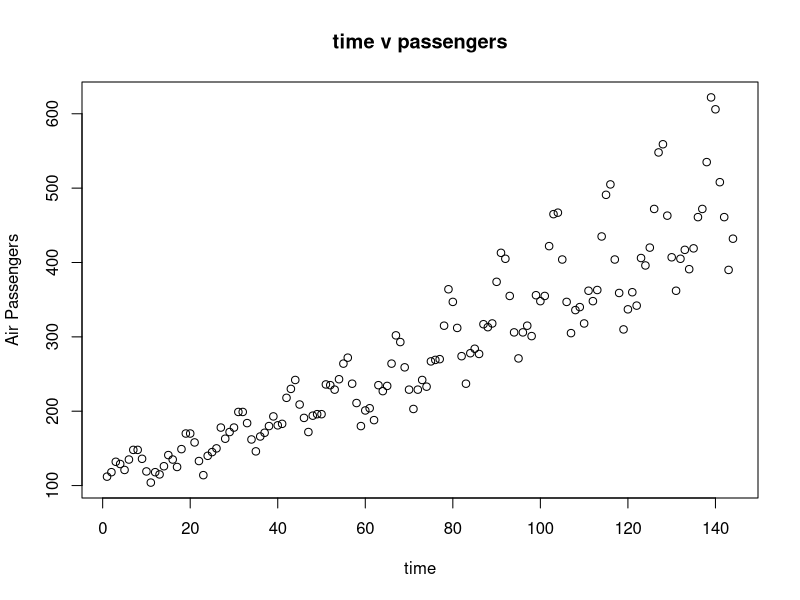
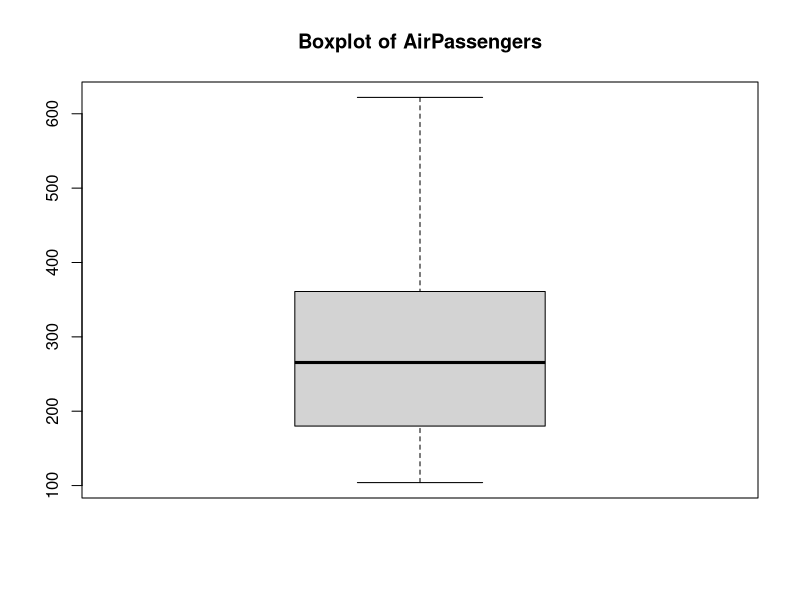
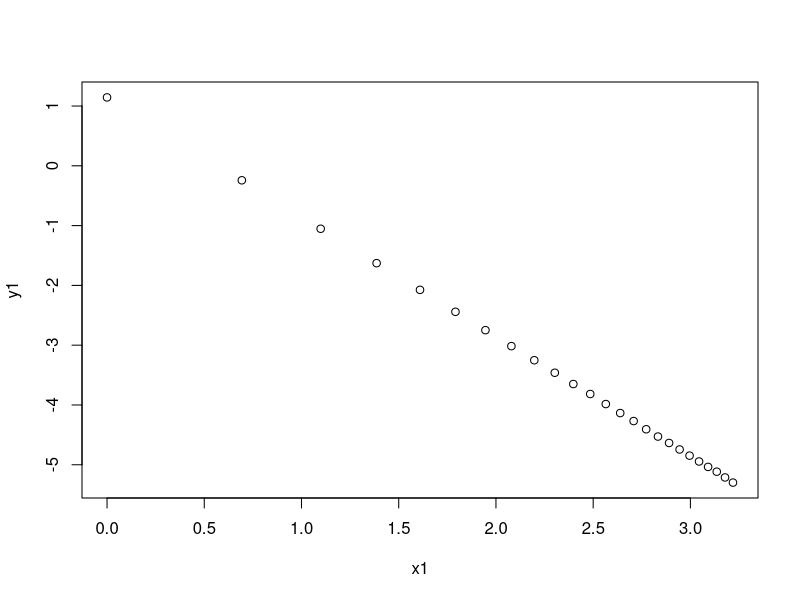
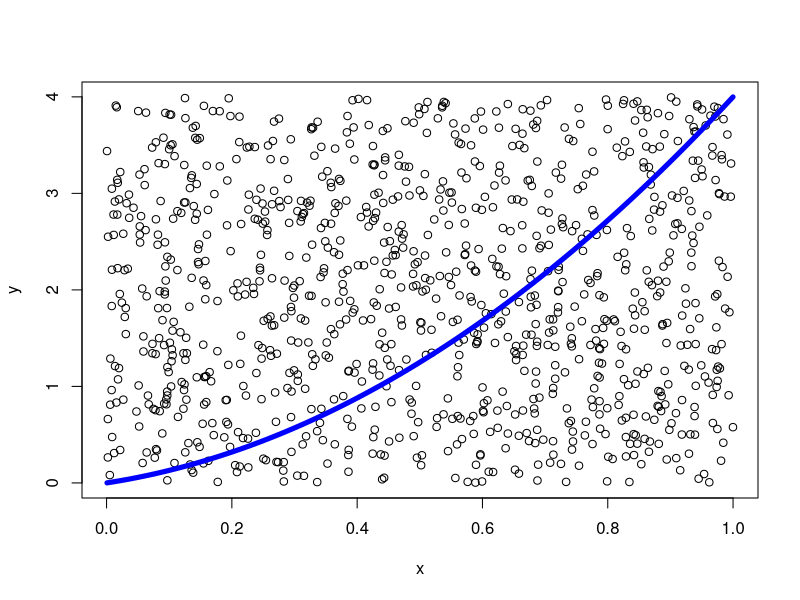
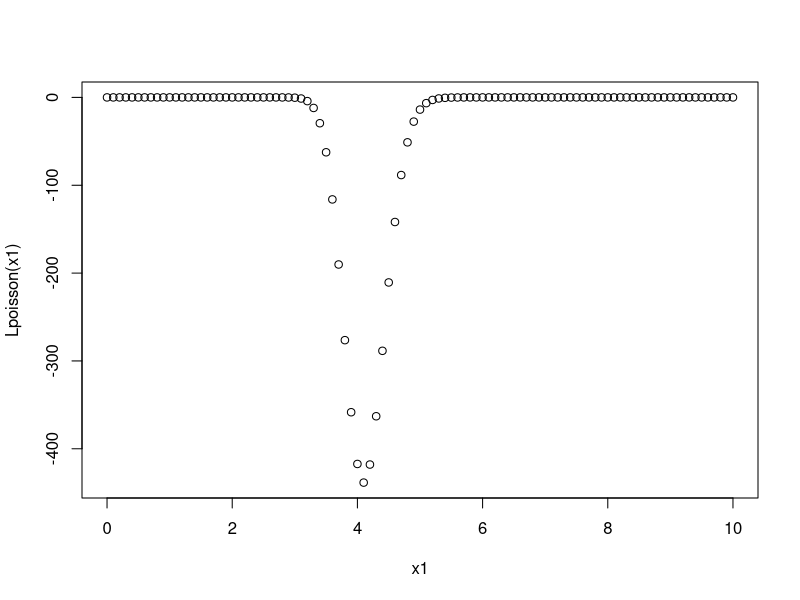
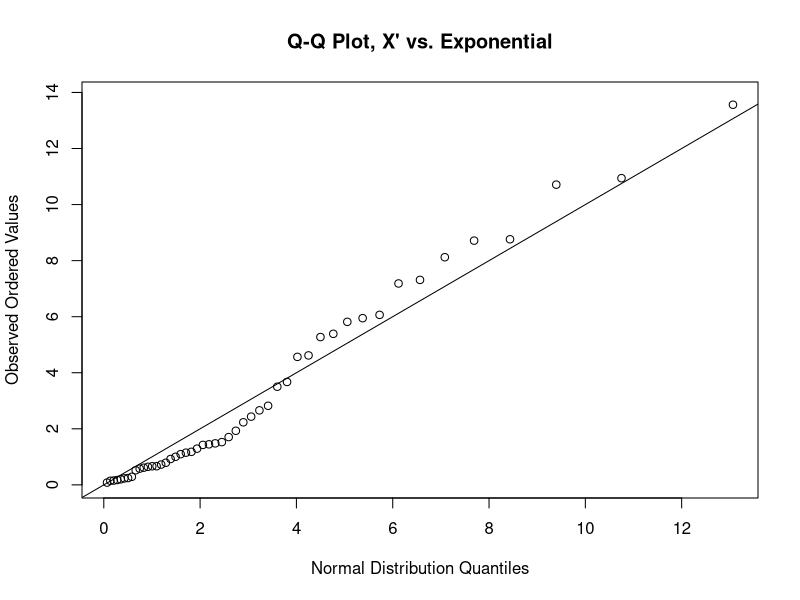
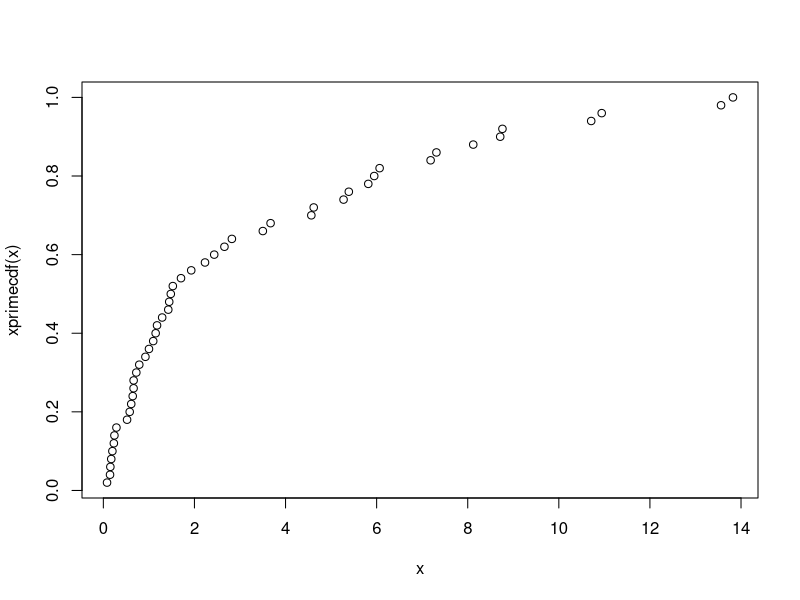

The R source for these figures, in order:
#Final Assignment

##-----------
#Question 1
##-----------

data()
##part_a
time<-seq(1:length(AirPassengers))

##part_b
cor(time, AirPassengers)

#Explain how the correlation coeff says about the linearity of the data

##part_c
plot(time,AirPassengers,xlab="time",ylab="Air Passengers",main="time v passengers")
lm(AirPassengers~time)


##part_d
#plug in 1962 into the equation of line of best fit

##part_e
cor(time,AirPassengers)^2
#Explain how the correlation coeff^2 says about the linearity of the data
#"When r2 is close to 1, the linear variation accounts for most of the total variation of the data"

##part_f
boxplot(AirPassengers, main="Boxplot of AirPassengers")

##part_g
#visually guess values

##part_h
summary(AirPassengers)

##-----------
#Question 2
##-----------

x = seq(1,25,1)
y = c(3.14,0.785,0.349,0.1963,0.1256,0.087,0.064,0.049,0.0387,0.0314,0.026,0.022,0.0186,
0.016,0.0140,0.0122,0.0108,0.0097,0.0087,0.00785,0.00712,0.0065,0.006,0.00545,0.005)

x1=log(x)
y1=log(y)

linreg=lm(y1~x1)
s=coef(linreg)
#c
s[1]
#d
s[2]

plot(x1,y1)

##-----------
#Question 3
##-----------

x = seq(0.1,1,0.1)
y = c(6.107014,7.459123,9.110594,11.127705,13.591409,16.600585,20.276000,24.765162,30.248237,36.945280)

##----------
#Question 4
##----------

#y=3x^2+x on interval [0,1]
x = runif(1000,0,1); y = runif(1000,0,4); plot(x,y);
curve(((3*x^2)+x),col="blue",lwd=5,add=TRUE);
z=y-((3*x^2)+x)
c=z[z>0];c
length(c)

##-----------
#Question 5
##-----------

a = 1:500
for(i in 1:500){h=sample(1:10,3,replace=TRUE);a[i]=length(h[h<=1])}
length(a[a>0])/500
#.274 in the simulation that i ran

##-----------
#Question 6
##-----------

#part_a
x <- c(15,9,12,17,10,13,18,14,13,14,13,14,15,9,13)
#mu1 = E[X]= np
#mu2-mu1^2 = Var[X] = np(1-p)
#so mu2 = np(1-p)-(np)^2

#n = mu1^2 / (mu1-mu2+mu1^2)
#p = (mu1 - mu2 + mu1^2)/mu1

mu1 = mean(x)
mu2 = sum(x^2)/length(x)

n = mu1^2/ (mu1 - mu2 + mu1^2)
p = (mu1 - mu2 + mu1^2)/mu1
n
p

#part_b
x <- c(3,2,8,3,3,2,10,4,4,5,3,5,6,4,3,3,2,5,3,3,0,3,1,4,3,5,8,0,5,3,5,4,4,7,6,6,5,8,2,4)
Lpoisson = function(lambda) {y=1
for(i in 1:length(x))
{ y = y*10*lambda^x[i]*exp(-lambda)/factorial(x[i])}
return(-y)
}

x1 = seq(0,10,0.1)
plot(x1,Lpoisson(x1))

##-----------
#Question 7
##-----------

# x:= number of tails seen b4 heads
# p:= probability of landing on heads = .5
# X ~ geom(p)
# assume that prior distribution on P is unif(0,1)

#Create a function that takes inputs (p,x) as a vector an

##------------
#Question 8
##------------

x = c(2.65856096, 0.78861940, 10.71090028, 2.43423880, 6.06530714, 1.29140150, 0.66488312, 1.44623475,
0.92349628 , 0.72383143, 1.09486783, 3.50138118, 8.12106273, 13.82321558, 0.24289000, 0.57846732,
5.27376890, 8.71319296, 2.82174569, 0.23055765, 0.61221320, 1.48062873, 4.61857115, 3.67150074,
0.64467215, 0.08102496, 0.19837911, 13.56160871, 5.81654394, 1.70477258, 0.28728035, 0.66396152,
4.56620718, 1.42539149, 0.17335929, 0.15383689, 1.17873773, 1.52527993, 0.14664363, 5.38921685,
7.31269408, 8.76200643, 7.18516486 , 2.23187230 , 0.52092445, 1.92955872, 1.00183190, 5.94689889,
10.94151186, 1.14831194)

#part_a
#mu1 = E[X] = 1/lambda
#so lambda = 1/E[X]
lambda = 1/mean(x)
lambda

#part_b
xsorted<-sort(x)
len = length(xsorted);
t <- qexp(seq(1/len,(len)/len,1/len), lambda)
plot(t,xsorted,xlab="Normal Distribution Quantiles", 
ylab = "Observed Ordered Values", main="Q-Q\ Plot, X' vs. Exponential");abline(a=0,b=1)

#part_c
xprimecdf = function(t){a = 1 :length(t);
for(i in 1:length(x)){a[i]=length(x[x<=t[i]])/length(x)};
return(a)}

plot(x, xprimecdf(x))

#-----------
#Question 9
#-----------

#Poisson distribution

#part_a
x <- c(1,2,5,12,4,6,6,3,1,4,2,10,11,8,2,6,1,5,3,5,2,12,9,10,8,2,5,4,3,7)
#lambda = E[X] = mean(x)
lambda = mean(x)
lambda


